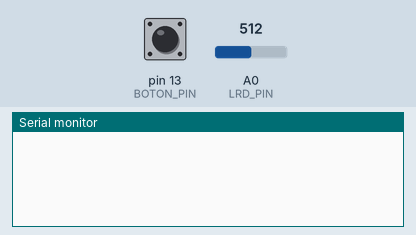
Recording of a sketch running on a simulated Arduino Uno, built with avr-gcc and run on an emulated ATmega328P. On the bench: the last lines printed to the serial monitor. The test bench sets the inputs (shaded band); at power-on: pin 13 (BOTON_PIN) HIGH, A0 (LRD_PIN) = 512.

Above: at 1.2 s.
1.3 s: pin 13 (BOTON_PIN) pulled LOW for 0.15 s
At 2.1 s:
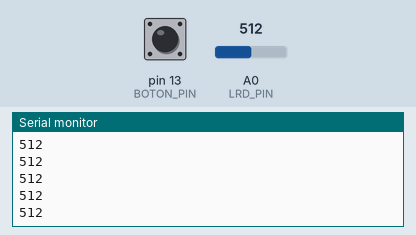
3.2 s: A0 (LRD_PIN) set to 716
At 4.2 s:
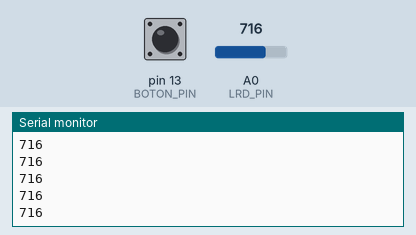
4.7 s: A0 (LRD_PIN) set to 900
At 5.8 s:
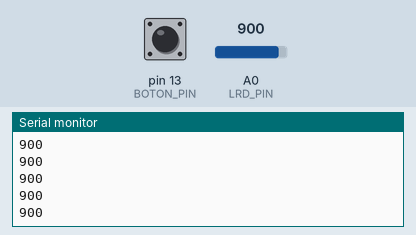
Timing chart, 0 to 7.7 s (numbered marks = the images above; inputs shaded):
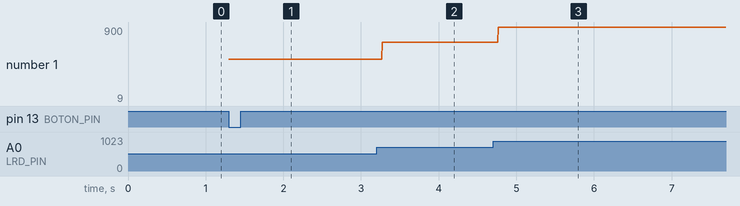

The sketch:

LDR.ino
```cpp
const int LRD_PIN = A0; // Pin analógico utilizado para el sensor LRD
const int BOTON_PIN = 13; // Pin digital utilizado para el botón
bool leerSensor = false; // Variable para indicar si se debe leer el sensor
bool ultimoEstadoBoton = false; // Variable para almacenar el último estado del botón

void setup() {
  Serial.begin(9600);
  pinMode(BOTON_PIN, INPUT_PULLUP); // Se establece el pin del botón como entrada con resistencia pull-up interna
}

void loop() {
  // Se lee el estado actual del botón
  bool estadoBoton = digitalRead(BOTON_PIN);

  // Si el estado del botón cambió, se actualiza la variable leerSensor
  if (estadoBoton != ultimoEstadoBoton && estadoBoton == LOW) {
    leerSensor = !leerSensor;
  }

  // Se almacena el estado actual del botón
  ultimoEstadoBoton = estadoBoton;

  // Si la variable leerSensor es true, se lee el valor del sensor LRD y se imprime
  if (leerSensor) {
    int valor = analogRead(LRD_PIN);
    Serial.println(valor);
  }
}
```

Measured:
- after the input at 1.3 s, the serial monitor: prints a new line at once (image 1)
- after the input at 3.2 s, the serial monitor: prints a new line after 0.07 s (image 2)
- after the input at 4.7 s, the serial monitor: prints a new line after 0.07 s (image 3)
- plotted number 1: 512 → 716 after the input at 3.2 s, 716 → 9 after the input at 4.7 s
